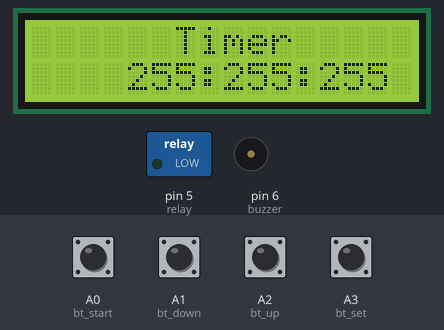
Bench run of a sketch on a simulated Arduino Uno, built with avr-gcc and run on an emulated ATmega328P. Shown: 16×2 character LCD, switched loads named in the sketch (green lamp = pin HIGH), buzzer (waves = sounding, pin HIGH). The inputs (shaded band) are chosen by the test bench; at power-on: A0 (bt_start), A1 (bt_down), A2 (bt_up), A3 (bt_set) HIGH. EEPROM starts erased.

Above: at 2.2 s.
2.3 s: A3 (bt_set) pulled LOW for 0.15 s
At 2.9 s:
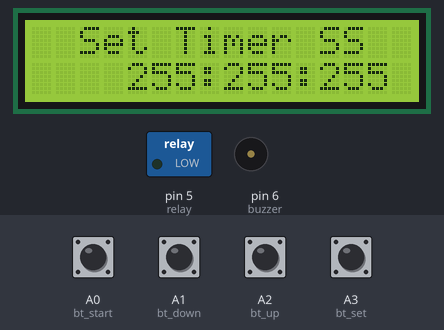
3.9 s: A3 (bt_set) pulled LOW for 1 s
At 4.3 s:
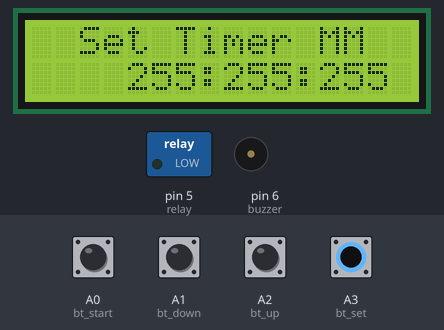
6.4 s: A0 (bt_start) pulled LOW for 0.15 s
At 7.2 s:
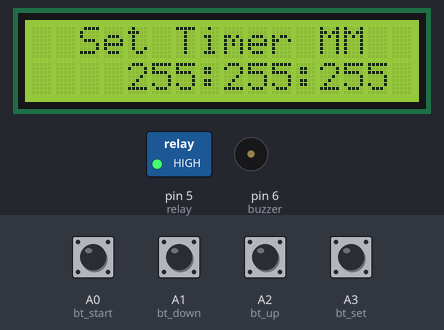
9.5 s: A2 (bt_up) pulled LOW for 0.15 s
At 9.86 s:
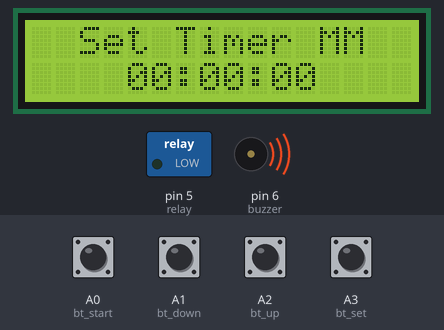
12.5 s: A3 (bt_set) pulled LOW for 0.15 s
At 13.2 s:
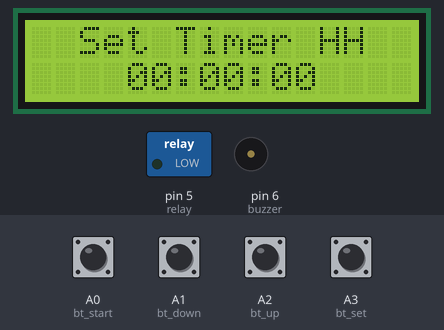
14.1 s: A1 (bt_down) pulled LOW for 0.15 s
At 14.7 s:
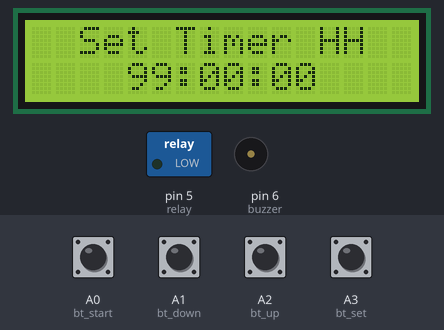
Timing chart, 0 to 16.8 s (numbered marks = the images above; inputs shaded):
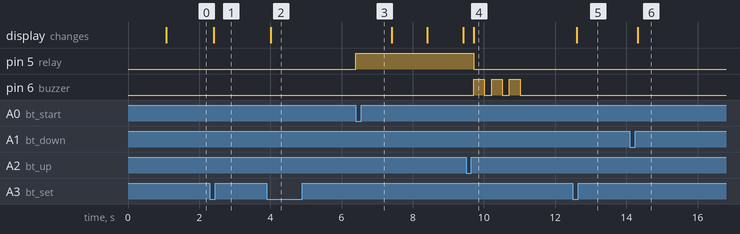

Measured:
- after the input at 2.3 s, the display: changes after 0.11 s (image 1)
- after the input at 3.9 s, the display: changes after 0.11 s (image 2)
- after the input at 6.4 s, pin 5 (relay): LOW → HIGH at once
- after the input at 9.5 s, pin 5 (relay): HIGH → LOW after 0.21 s; pin 6 (buzzer): alternates HIGH for 0.30 s and LOW for 0.20 s, 6 changes in all, then stays LOW, starting after 0.21 s
- after the input at 12.5 s, the display: changes after 0.11 s (image 5)
- after the input at 14.1 s, the display: changes after 0.21 s (image 6)

The sketch:

Code_Countdown_Timer.ino
```cpp
//Prateek
//https://www.youtube.com/c/JustDoElectronics/videos

#include <LiquidCrystal.h>
#include "Countimer.h"
Countimer tdown;
LiquidCrystal lcd(12, 11, 10, 9, 8, 7);
#include <EEPROM.h>

#define bt_set    A3
#define bt_up     A2
#define bt_down   A1
#define bt_start  A0

int time_s = 0;
int time_m = 0;
int time_h = 0;

int set = 0;
int flag1=0, flag2=0;

int relay = 5;
int buzzer = 6;

void setup() {
Serial.begin (9600);

pinMode(bt_set,   INPUT_PULLUP);
pinMode(bt_up,    INPUT_PULLUP);
pinMode(bt_down,  INPUT_PULLUP);
pinMode(bt_start, INPUT_PULLUP);

pinMode(relay, OUTPUT);
pinMode(buzzer, OUTPUT);

lcd.begin(16, 2);
lcd.clear();
lcd.setCursor(0,0);
lcd.print("   Welcome To   ");
lcd.setCursor(0,1);
lcd.print("Countdown  Timer");
tdown.setInterval(print_time, 999);
eeprom_read();
delay(1000);
lcd.clear();
}

void print_time(){
time_s = time_s-1;
if(time_s<0){time_s=59; time_m = time_m-1;}
if(time_m<0){time_m=59; time_h = time_h-1;}
}

void tdownComplete(){Serial.print("ok");}

//tdown.stop();

void loop(){
tdown.run();

if(digitalRead (bt_set) == 0){
if(flag1==0 && flag2==0){flag1=1;
set = set+1;
if(set>3){set=0;}
delay(100);
}
}else{flag1=0;}

if(digitalRead (bt_up) == 0){
if(set==0){tdown.start(); flag2=1;}
if(set==1){time_s++;}
if(set==2){time_m++;}
if(set==3){time_h++;}
if(time_s>59){time_s=0;}
if(time_m>59){time_m=0;}
if(time_h>99){time_h=0;}
if(set>0){eeprom_write();}
delay(200);
}

if(digitalRead (bt_down) == 0){
if(set==0){tdown.stop(); flag2=0;}
if(set==1){time_s--;}
if(set==2){time_m--;}
if(set==3){time_h--;}
if(time_s<0){time_s=59;}
if(time_m<0){time_m=59;}
if(time_h<0){time_h=99;}
if(set>0){eeprom_write();}
delay(200);
}

if(digitalRead (bt_start) == 0){ flag2=1;
  eeprom_read();
  digitalWrite(relay, HIGH);
  tdown.restart();
  tdown.start();
}

lcd.setCursor(0,0);
if(set==0){lcd.print("      Timer     ");}
if(set==1){lcd.print("  Set Timer SS  ");}
if(set==2){lcd.print("  Set Timer MM  ");}
if(set==3){lcd.print("  Set Timer HH  ");}

lcd.setCursor(4,1);
if(time_h<=9){lcd.print("0");}
lcd.print(time_h);
lcd.print(":");
if(time_m<=9){lcd.print("0");}
lcd.print(time_m);
lcd.print(":");
if(time_s<=9){lcd.print("0");}
lcd.print(time_s);
lcd.print("   ");

if(time_s==0 && time_m==0 && time_h==0 && flag2==1){flag2=0;
tdown.stop();
digitalWrite(relay, LOW);
digitalWrite(buzzer, HIGH);
delay(300);
digitalWrite(buzzer, LOW);
delay(200);
digitalWrite(buzzer, HIGH);
delay(300);
digitalWrite(buzzer, LOW);
delay(200);
digitalWrite(buzzer, HIGH);
delay(300);
digitalWrite(buzzer, LOW);
}

if(flag2==1){digitalWrite(relay, HIGH);}
else{digitalWrite(relay, LOW);}

delay(1);
}

void eeprom_write(){
EEPROM.write(1, time_s);
EEPROM.write(2, time_m);
EEPROM.write(3, time_h);
}

void eeprom_read(){
time_s =  EEPROM.read(1);
time_m =  EEPROM.read(2);
time_h =  EEPROM.read(3);
}
```

Countimer.cpp
```cpp
#include "Countimer.h"
#include "Arduino.h"

Countimer::Countimer()
{
	_previousMillis = 0;
	_currentCountTime = 0;
	_countTime = 0;
	_isCounterCompleted = false;
	_isStopped = true;
	_countType = COUNT_NONE;
	_startCountTime = 0;
}

Countimer::~Countimer()
{
}

void Countimer::setCounter(uint16_t hours, uint8_t minutes, uint8_t seconds, CountType countType, timer_callback onComplete)
{
	_onComplete = onComplete;
	_countType = countType;
	setCounter(hours, minutes, seconds);
}

void Countimer::setCounter(uint16_t hours, uint8_t minutes, uint8_t seconds)
{
	if (hours > COUNTIMER_MAX_HOURS) {
		hours = COUNTIMER_MAX_HOURS;
	}

	if (minutes > COUNTIMER_MAX_MINUTES_SECONDS) {
		minutes = COUNTIMER_MAX_MINUTES_SECONDS;
	}

	if (seconds > COUNTIMER_MAX_MINUTES_SECONDS) {
		seconds = COUNTIMER_MAX_MINUTES_SECONDS;
	}

	_currentCountTime = ((hours * 3600L) + (minutes * 60L) + seconds) * 1000L;
	_countTime = _currentCountTime;

	if (_countType == COUNT_UP)
	{
		// if is count up mode, we have to start from 00:00:00;
		_currentCountTime = 0;
	}

	_startCountTime = _currentCountTime;

}

void Countimer::setInterval(timer_callback callback, uint32_t interval)
{
	_interval = interval;
	_callback = callback;
}

uint16_t Countimer::getCurrentHours()
{
	return _currentCountTime / 1000 / 3600;
}

uint8_t Countimer::getCurrentMinutes()
{
	return _currentCountTime / 1000 % 3600 / 60;
}

uint8_t Countimer::getCurrentSeconds()
{
	return _currentCountTime / 1000 % 3600 % 60 % 60;
}

char* Countimer::getCurrentTime()
{
	sprintf(_formatted_time, "%02d:%02d:%02d", getCurrentHours(), getCurrentMinutes(), getCurrentSeconds());
	return _formatted_time;
}

bool Countimer::isCounterCompleted()
{
	return _isCounterCompleted;
}

bool Countimer::isStopped()
{
	return _isStopped;
}

void Countimer::start()
{
	_isStopped = false;
	if(_isCounterCompleted)
		_isCounterCompleted = false;
}

void Countimer::pause()
{
	_isStopped = true;
}

void Countimer::stop()
{
	_isStopped = true;
	_isCounterCompleted = true;
	_currentCountTime = _countTime;

	if(_countType == COUNT_UP)
	{
		_currentCountTime = 0;
	}
}

void Countimer::restart()
{
	_currentCountTime = _startCountTime;
	_isCounterCompleted = false;
	_isStopped = false;

	start();
}

void Countimer::run()
{
	// timer is running only if is not completed or not stopped.
	if (_isCounterCompleted || _isStopped)
		return;

	if (millis() - _previousMillis >= _interval) {

		if (_countType == COUNT_DOWN)
		{
			countDown();
		}
		else if (_countType == COUNT_UP)
		{
			countUp();
		}
		else
		{
			callback();
		}
		_previousMillis = millis();
	}
}

void Countimer::countDown()
{
	if (_currentCountTime > 0)
	{
		callback();
		_currentCountTime -= _interval;
	}
	else
	{
		stop();
		complete();
	}
}

void Countimer::countUp()
{
	if (_currentCountTime < _countTime)
	{
		callback();
		_currentCountTime += _interval;
	}
	else
	{
		stop();
		complete();
	}
}

void Countimer::callback()
{
	if(_callback != NULL)
		_callback();
}

void Countimer::complete()
{
	if(_onComplete != NULL)
		_onComplete();
}
```

Countimer.h
```cpp
#pragma once

#ifndef COUNTIMER_H
#define COUNTIMER_H

#if defined(ARDUINO) && ARDUINO >= 100
#include <Arduino.h>
#else
#include <WProgram.h>
#endif

#define COUNTIMER_MAX_HOURS 999
#define COUNTIMER_MAX_MINUTES_SECONDS 59

typedef void(*timer_callback)(void);

class Countimer
{
public:
	Countimer();
	~Countimer();

	enum CountType
	{
		COUNT_NONE = 0,
		COUNT_UP = 1,
		COUNT_DOWN = 2
	};

	// Set up counter time(hours, minutes, seconds), count mode and function to execute if count is completed.
	void setCounter(uint16_t hours, uint8_t minutes, uint8_t seconds, CountType countType, timer_callback onComplete);

	// Set up counter time(hours, minutes, seconds) for existing timer.
	void setCounter(uint16_t hours, uint8_t minutes, uint8_t seconds);

	// Returns timer's current hours.
	uint16_t getCurrentHours();

	// Returns timer's current minutes.
	uint8_t getCurrentMinutes();

	// Returns timer's current seconds.
	uint8_t getCurrentSeconds();

	void setInterval(timer_callback callback, uint32_t interval);

	// Returns current timer as formatted string HH:MM:SS
	char* getCurrentTime();

	// Returns true if counter is completed, otherwise returns false.
	bool isCounterCompleted();

	// Returns true if counter is still running, otherwise returns false.
	bool isCounterRunning();

	// Returns true if timer is stopped, otherwise returns false.
	bool isStopped();

	// Run timer. This is main method.
	// If you want to start timer after run, you have to invoke start() method.
	void run();

	// Starting timer.
	void start();

	// Stopping timer.
	void stop();

	// Pausing timer.
	void pause();

	// Restart timer.
	void restart();

private:
	// Counting up timer.
	void countDown();

	void callback();
	void complete();

	// Counting down timer.
	void countUp();

	uint32_t _interval = 1;
	uint32_t _previousMillis;

	// Stores current counter value in milliseconds.
	uint32_t _currentCountTime;
	uint32_t _startCountTime;

	// Stores cached user's time.
	uint32_t _countTime;

	// Function to execute.
	timer_callback _callback;

	// Function to execute when timer is complete.
	timer_callback _onComplete;
	bool _isCounterCompleted;
	bool _isStopped;
	char _formatted_time[10];
	CountType _countType;
};

#endif
```
